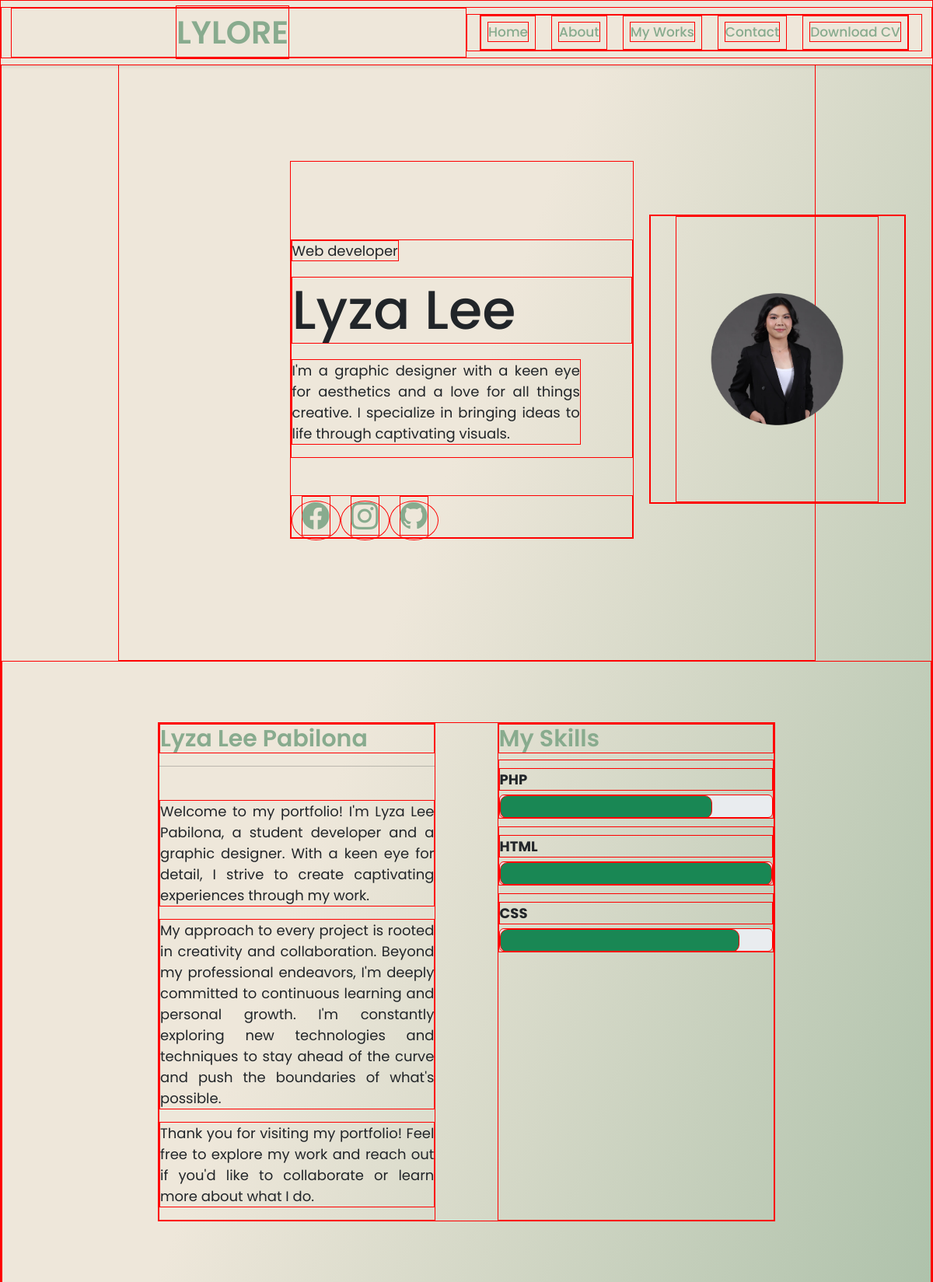
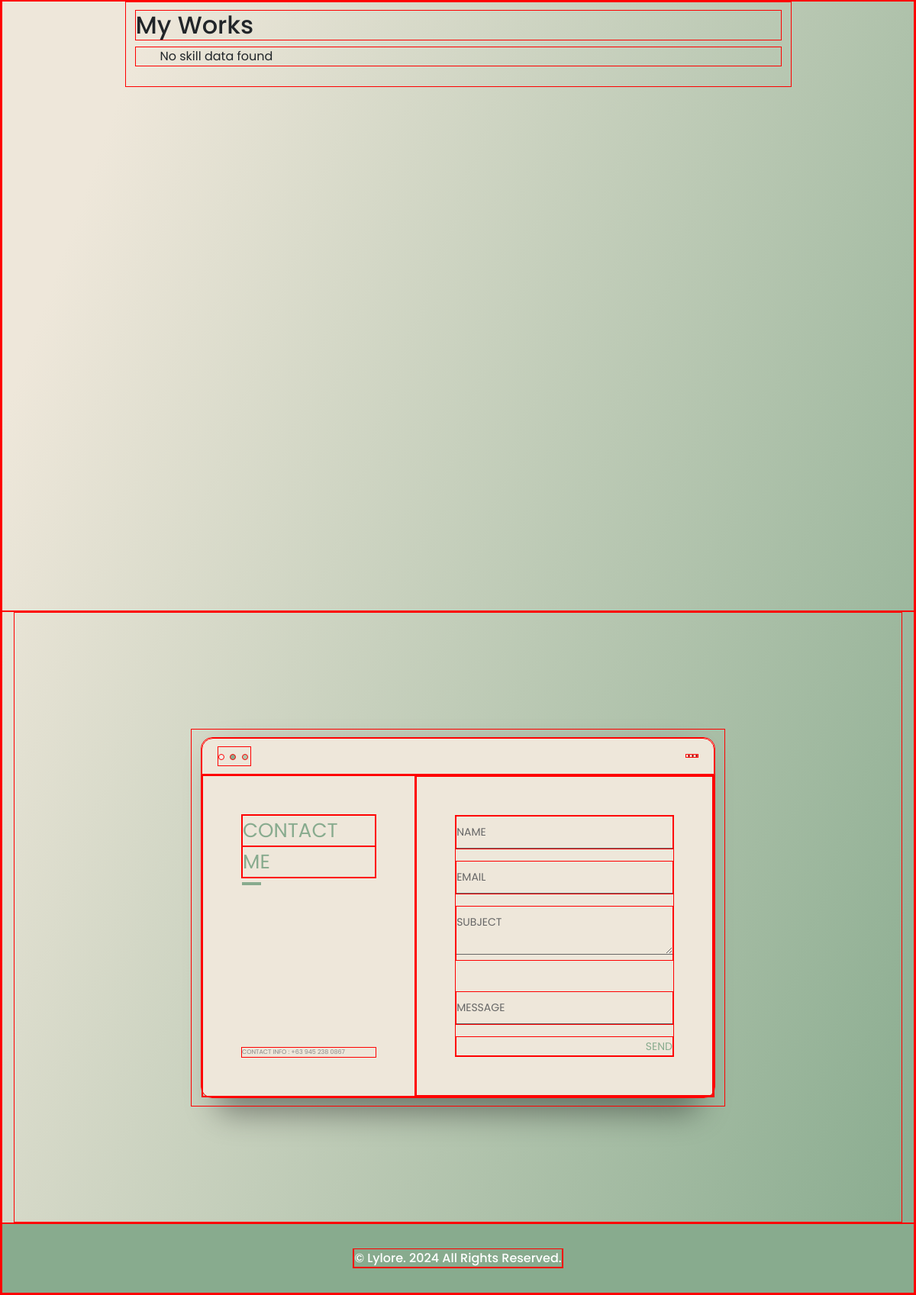
The page / on the database its author committed (2 pictures, top to bottom).
### tables this page shows
CREATE TABLE `displaycontent` (
  `id` int(111) NOT NULL,
  `display_name` varchar(111) NOT NULL,
  `display_skill_1` varchar(111) NOT NULL,
  `descriptions` mediumtext NOT NULL,
  `home_picture` varchar(111) NOT NULL
);

CREATE TABLE `socialmedia` (
  `id` int(111) NOT NULL,
  `logo` varchar(111) NOT NULL,
  `link` varchar(111) NOT NULL
);

CREATE TABLE `about` (
  `id` int(11) NOT NULL,
  `name` varchar(11111) NOT NULL,
  `des1` varchar(1111) NOT NULL,
  `des2` varchar(1111) NOT NULL,
  `des3` varchar(1111) NOT NULL
);

CREATE TABLE `skill` (
  `id` int(111) NOT NULL,
  `skillname` varchar(111) NOT NULL,
  `skillper` varchar(111) NOT NULL
);

### index.php (the view, shortened to what this page needs)
<?php
include_once('config.php');
$query_ipcr = "SELECT * FROM displaycontent ";
$result_ipcr = $con->query($query_ipcr);
if ($result_ipcr->num_rows > 0) {
$ipcr_row = $result_ipcr->fetch_assoc();
                  $displayname = $ipcr_row['display_name'];
                  $skill1 = $ipcr_row['display_skill_1'];
                  $description = $ipcr_row['descriptions'];
                  $home_picture = $ipcr_row['home_picture'];
}
$query_about = "SELECT * FROM about ";
$result_about = $con->query($query_about);
if ($result_about->num_rows > 0) {
$ipcr_about = $result_about->fetch_assoc();
                  $name = $ipcr_about['name'];
                  $des1 = $ipcr_about['des1'];
                  $des2 = $ipcr_about['des2'];
                  $des3 = $ipcr_about['des3'];
}
?>
<!DOCTYPE html>
<html lang="en">
<head>
  <link rel="stylesheet" href="css/style.css">
    <link rel="stylesheet" href="https://cdn.jsdelivr.net/npm/bootstrap-icons@1.11.3/font/bootstrap-icons.min.css">
    <link rel="stylesheet" href="https://cdn.jsdelivr.net/npm/bootstrap@5.3.3/dist/css/bootstrap.min.css" rel="stylesheet">
</head>
<body>
  <nav class="navbar navbar-expand-lg fixed-top">
    <div class="container-fluid">
      <div class="logo">
        <a class="navbar-brand" id="logo" href="LP_ADMIN/admin.php">LYLORE</a>
      </div>
        <div class="collapse navbar-collapse" id="navbarNav">
            <ul class="navbar-nav mx-auto">
                <li class="nav-item">
                    <a href="#home" class="nav-link"><span data-hover="Home">Home</span></a>
                </li>
                <li class="nav-item">
                    <a href="#aboutme" class="nav-link"><span data-hover="About">About</span></a>
                </li>
                <li class="nav-item">
                    <a href="#portfolio" class="nav-link"><span data-hover="Portfolio">My Works</span></a>
                </li>
                <li class="nav-item">
                    <a href="#contact" class="nav-link"><span data-hover="Contact">Contact</span></a>
                </li>
                <li class="nav-item">
                    <a href="LYLORE.pdf" download class="nav-link"><span data-hover="">Download CV</span></a>
                </li>
            </ul>
        </div>
     </div>
  </nav>
    <section class="home mt-5 mx-auto col-lg-9 col-md-10  " id="home">
        <div class="home-text">
            <div class="intro">
                <span><?php echo $skill1?></span>
                <h1><?php echo $displayname?></h1>
                <p><?php echo $description?></p>
            </div>
            <?php
                            $query = "SELECT * FROM socialmedia";
                            $result = $con->query($query);
                            if ($result->num_rows > 0) {
                                echo '<div class="socialbtn mt-5">';
                                while ($row = $result->fetch_assoc()) {
                                    $logo = $row['logo'];
                                    $link = $row['link'];
                                    echo '<a href="' . $link . '" class="rectangle"class="socmed">';
                                    echo '<i class="' . $logo . '"></i>';
                                    echo '</a>';
                                }
                                echo '</div>';
                            } else {
                                echo "No social media links found";
                            }
                            ?>
                        </div>
        <div class="col-lg-6 col-md-12 col-12 mx-auto mt-4">
          <div class="home-img">
              <img src="LP_ADMIN/img/<?php echo $home_picture?>" class="img-fluid">
          </div>
      </div>
    </section>
    <section class="about col-lg-10 col-md-10" id="aboutme">
    <div class="about">
        <div class="left">
            <h2 class="title"><?php echo $name ?></h2>
            <hr>
            <br>
            <p><?php echo $des1 ?></p>
            <p><?php echo $des2 ?></p>
            <p><?php echo $des3 ?></p>
        </div>
        <div class="right">
            <h3 class="title">My Skills</h3>
            <?php
            $query = "SELECT * FROM skill";
            $result = $con->query($query);
            if ($result->num_rows > 0) {
                while ($row = $result->fetch_assoc()) {
            ?>
            <div class="progress-container">
                <p class="skill-name"><?php echo $row['skillname']; ?></p>
                <div class="progress " style="height: 30px;">
                    <div class="progress-bar bg-success" role="progressbar" style="width: <?php echo $row['skillper']; ?>%;" aria-valuenow="<?php echo $row['skillper']; ?>" aria-valuemin="0" aria-valuemax="100"></div>
                </div>
            </div>
            <?php
                }
            } else {
                echo "No skill data found";
            }
            ?>
        </div>
    </div>
</section>
    <section class="portfolio" id="portfolio" >
        <div class="container col-lg-9 col-md-10"  >
        <h2  >My Works</h2>
          <ul class="cards" >
                      <?php
            $query = "SELECT * FROM work";
            $result = $con->query($query);
            if ($result->num_rows > 0) {
                while ($row = $result->fetch_assoc()) {
                  echo '<li class="card">';
                  echo '<div>';
                  echo '<h3 class="card-title">' . $row['title'] . '</p>';
                  echo '<div class="card-content">';
                  echo ' <img src="LP_ADMIN/img/' . $row['picture'] . '"alt="">';
                  echo '<p>' . $row['description'] . '</p>';
                  echo '</div>';
                  echo '</div>';
                  echo '<div class="card-link-wrapper">';
                  echo '<a href="'. $row['link'] .'" class="card-link">View Website</a>';
                  echo '</div>';
                  echo '</li>';
              }
            } else {
              echo "No skill data found";
            }
            ?>
          </ul>
        </div>
    </section>
    <section class="contact col-lg-12 col-md-10" id="contact">
        <div class="background">
            <div class="container">
              <div class="screen">
                <div class="screen-header">
                  <div class="screen-header-left">
                    <div class="screen-header-button close"></div>
                    <div class="screen-header-button maximize"></div>
                    <div class="screen-header-button minimize"></div>
                  </div>
                  <div class="screen-header-right">
                    <div class="screen-header-ellipsis"></div>
                    <div class="screen-header-ellipsis"></div>
                    <div class="screen-header-ellipsis"></div>
                  </div>
                </div>
                <div class="screen-body">
                  <div class="screen-body-item left col-lg-5">
                    <div class="app-title">
                      <span>CONTACT</span>
                      <span>ME</span>
                    </div>
                    <div class="app-contact">CONTACT INFO : +63 945 238 0867</div>
                  </div>
                  <form method="POST" action="" class=" col-lg-7">
                  <div class="screen-body-item ">
                    <div class="app-form">
                      <div class="app-form-group">
                        <input class="app-form-control" name="name" placeholder="NAME">
                      </div>
                      <div class="app-form-group">
                        <input class="app-form-control"  name="email" placeholder="EMAIL">
                      </div>
                      <div class="app-form-group">
                        <textarea class="app-form-control" name="subject" rows="2" placeholder="Subject"></textarea>
                      </div>
                      <div class="app-form-group message">
                        <input class="app-form-control"  name="message" placeholder="MESSAGE">
                      </div>
                      <div class="app-form-group buttons">
                        <button type="submit" class="app-form-button">SEND</button>
                      </div>
                    </div>
                  </div>
                  </form>
                </div>
              </div>
            </div>
          </div>
    </section>
    <footer>
      <div class="text">
          <span> &copy; Lylore. 2024 All Rights Reserved. </span>
        </div>
    </footer>
</body>
</html>

### SAMPortfolio/css/style.css (style rules this page uses)
* { padding: 0; margin: 0; box-sizing: border-box; font-family: 'Poppins'; list-style: none; border: 1px solid red; }
body { background: linear-gradient(to bottom right, #eee7da 33%, #88ab8e 100%); }
.logo { width: 50%; text-align: center; }
#logo { color: #88ab8e; font-size: 41px; font-weight: 600; text-decoration: none; align-items: center; }
.navbar-nav { justify-content: center; gap: 20px; }
.navbar { position: fixed; top: 0; right:0; width: 100%; z-index: 1000; display: flex; align-items: center; justify-content: space-between; padding: 10px 15px; background-color: #eee7da; transition: all ease .45s; box-shadow: 0 2px 4px 0 rgba(0,0,0,.1); }
.navbar a { font-size: 17px; font-weight: 500; color: #88ab8e; transition: all ease .50s; text-decoration: none; }
section { padding: 0 15px; }
.home { position: relative; width: 100%; height: 100vh; padding-left: 220px; font-size: 18px; display: flex; align-items: center; justify-content: space-between; gap: 20px; }
.home-img img { width: 80%; height: 100%; margin: auto; display: block; }
.home-text h1 { font-size: 70px; margin: 20px 0; text-align: left; }
.intro p { text-align: justify; width: 85%; }
.home-text .intro { margin-top: 100px; }
.socialbtn { margin-top: 5%; width: 440px; gap: 35px; }
.socialbtn a { color: #88ab8e; padding: 12px; border-radius: 80%; transition: 0.2s ease; width: 40px; height: 40px; margin: auto; }
.socialbtn a i { font-size: 35px; }
#aboutme { height: 100vh; position: relative; width: 100%; padding: 100px 200px; font-size: 18px; display: flex; align-items: center; justify-content: space-between; }
.about { display: flex; justify-content: space-between; }
.left, .right { flex-basis: 45%; }
.left p { text-align: justify; }
.title { color: #88ab8e; font-size: 30px; font-weight: 600; text-decoration: none; }
.progress-container { width: 80; margin-bottom: 10px; }
.progress-bar { width: 100%; height: 30px; background-color: #ffffff; border-radius: 10px; }
.skill-name { margin-top: 10px; margin-bottom: 5px; font-weight: bold; }
.portfolio { height: 100vh; }
.background { display: flex; min-height: 100vh; }
.container { flex: 0 1 700px; margin: auto; padding: 10px; }
.screen { position: relative; background: #eee7da; border-radius: 15px; margin: auto; }
.screen:after { content: ''; display: block; position: absolute; top: 0; left: 20px; right: 20px; bottom: 0; border-radius: 15px; box-shadow: 0 20px 40px rgba(0, 0, 0, .4); z-index: -1; }
.screen-header { display: flex; align-items: center; padding: 10px 20px; background: #eee7da; border-top-left-radius: 15px; border-top-right-radius: 15px; }
.screen-header-left { margin-right: auto; }
.screen-header-button { display: inline-block; width: 8px; height: 8px; margin-right: 3px; border-radius: 8px; background: white; }
.screen-header-button.close { background: #f2f1eb; }
.screen-header-button.maximize { background: #88ab8e; }
.screen-header-button.minimize { background: #afc8ad; }
.screen-header-right { display: flex; }
.screen-header-ellipsis { width: 3px; height: 3px; margin-left: 2px; border-radius: 8px; background: #000000; }
.screen-body { display: flex; }
.screen-body-item { flex: 1; padding: 50px; }
.screen-body-item.left { display: flex; flex-direction: column; }
.app-title { display: flex; flex-direction: column; position: relative; color: #88ab8e; font-size: 26px; }
.app-title:after { content: ''; display: block; position: absolute; left: 0; bottom: -10px; width: 25px; height: 4px; background: #88ab8e; }
.app-contact { margin-top: auto; font-size: 8px; color: #888; }
.app-form-group { margin-bottom: 15px; }
.app-form-group.message { margin-top: 40px; }
.app-form-group.buttons { margin-bottom: 0; text-align: right; }
.app-form-control { width: 100%; padding: 10px 0; background: none; border: none; border-bottom: 1px solid #666; color: #666; font-size: 14px; text-transform: uppercase; outline: none; transition: border-color .2s; }
.app-form-control::placeholder { color: #666; }
.app-form-button { background: none; border: none; color: #88ab8e; font-size: 14px; cursor: pointer; outline: none; }
footer { bottom: 0; left: 0; right: 0; padding: 2rem; background: #88ab8e; color: white; font-weight: 500; display: flex; justify-content: center; align-items: center; gap: 0.2rem; }

### rows shown on the page
displaycontent: display_skill_1 "Web developer", display_name "Lyza Lee", descriptions "I'm a graphic designer with a keen eye for aesthetics and a love for all things creative. I specialize in bringing ideas to life through captivating visuals.", home_picture (picture)
about: name "Lyza Lee Pabilona", des1 "Welcome to my portfolio! I'm Lyza Lee Pabilona, a student developer and a graphic designer. With a keen eye for detail, I strive to create captivating experiences through my work.", des2 "My approach to every project is rooted in creativity and collaboration. Beyond my professional endeavors, I'm deeply committed to continuous learning and personal growth. I'm constantly exploring new technologies and techniques to stay ahead of the curve and push the boundaries of what's possible.", des3 "Thank you for visiting my portfolio! Feel free to explore my work and reach out if you'd like to collaborate or learn more about what I do."
skill: skillname "PHP"
skill: skillname "HTML"
skill: skillname "CSS"
